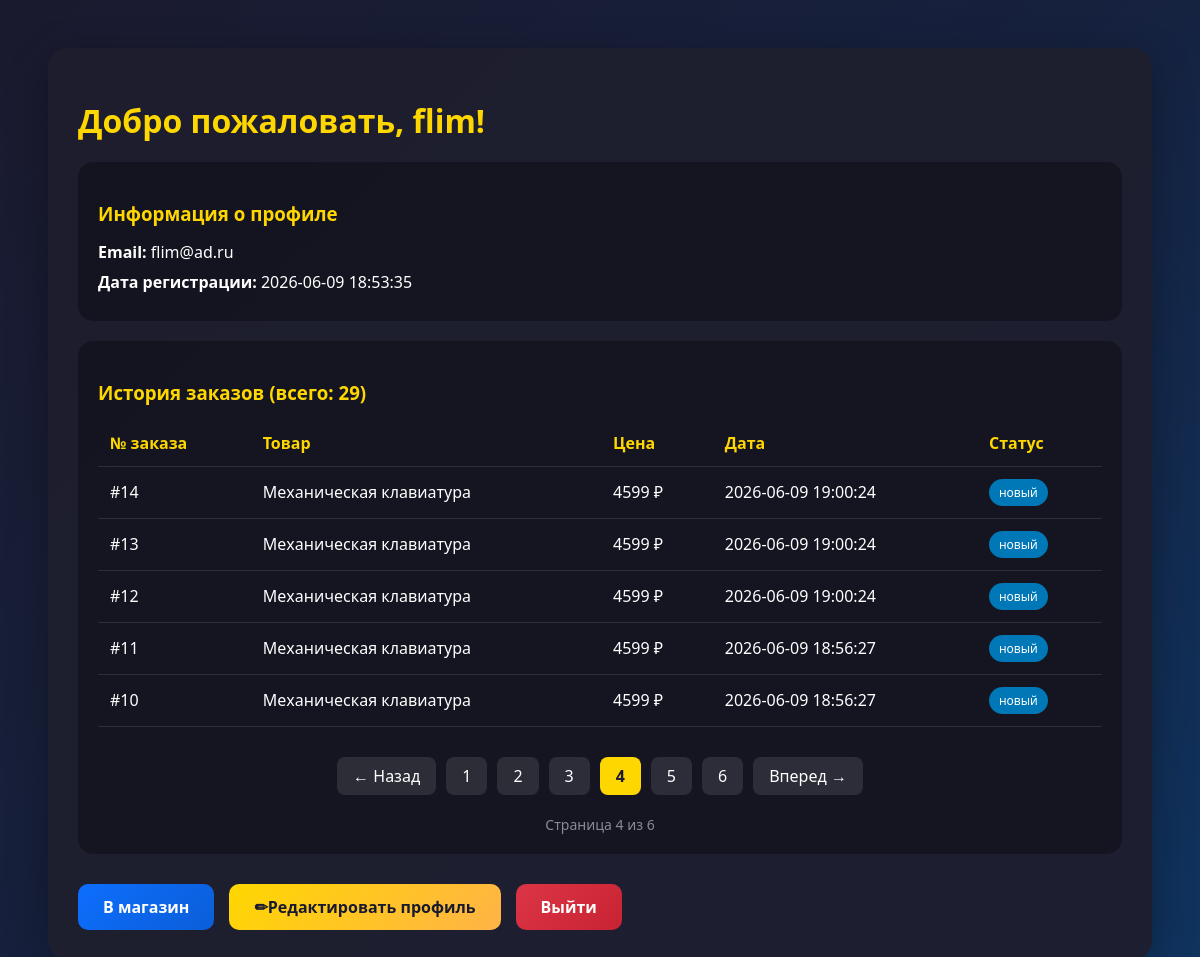
Page /dashboard/page/4 (signed in) on the committed database.
### tables this page shows
CREATE TABLE users (
            id INTEGER PRIMARY KEY AUTOINCREMENT,
            username TEXT UNIQUE NOT NULL,
            email TEXT UNIQUE NOT NULL,
            password TEXT NOT NULL,
            created_at TIMESTAMP DEFAULT CURRENT_TIMESTAMP);

CREATE TABLE orders (
            id INTEGER PRIMARY KEY AUTOINCREMENT,
            user_id INTEGER NOT NULL,
            product_id INTEGER NOT NULL,
            product_name TEXT NOT NULL,
            product_price INTEGER NOT NULL,
            order_date TIMESTAMP DEFAULT CURRENT_TIMESTAMP,
            status TEXT DEFAULT 'новый',
            FOREIGN KEY (user_id) REFERENCES users (id),
            FOREIGN KEY (product_id) REFERENCES products (id));

### app.py (the view)
@app.route('/dashboard')
@app.route('/dashboard/page/<int:page_num>')
def dashboard(page_num=1):
    if 'user_id' not in session:
        return redirect(url_for('login'))
    user_id = session['user_id']
    per_page = 5
    offset = (page_num - 1) * per_page
    conn = get_db_connection()
    user = conn.execute('SELECT * FROM users WHERE id = ?', (user_id,)).fetchone()
    total_orders = conn.execute('SELECT COUNT(*) FROM orders WHERE user_id = ?', (user_id,)).fetchone()[0]
    total_pages = (total_orders + per_page - 1) // per_page
    if total_pages == 0:
        total_pages = 1
    if page_num < 1:
        page_num = 1
    elif page_num > total_pages:
        page_num = total_pages
        offset = (page_num - 1) * per_page
    orders = conn.execute('''
        SELECT * FROM orders
        WHERE user_id = ?
        ORDER BY order_date DESC, id DESC
        LIMIT ? OFFSET ?
    ''', (user_id, per_page, offset)).fetchall()
    conn.close()
    if not user:
        session.clear()
        return redirect(url_for('login'))
    return render_template('dashboard.html',
                           user=user,
                           orders=orders,
                           current_page=page_num,
                           total_pages=total_pages,
                           total_orders=total_orders)

### app.py (called while the page is built)
def get_db_connection():
    conn = sqlite3.connect('database.db')
    conn.row_factory = sqlite3.Row
    return conn

### templates/dashboard.html (shortened to what this page needs)
<!DOCTYPE html>
<html lang="ru">
<head>
</head>
<body>
    <div class="dashboard-container">
        <h1>Добро пожаловать, {{ user.username }}!</h1>
        <div class="info-card">
            <h3>Информация о профиле</h3>
            <p><strong>Email:</strong> {{ user.email }}</p>
            <p><strong>Дата регистрации:</strong> {{ user.created_at }}</p>
        </div>
        <div class="orders-card">
            <h3>История заказов (всего: {{ total_orders }})</h3>
            {% if orders %}
            <table>
                <thead>
                    <tr>
                        <th>№ заказа</th>
                        <th>Товар</th>
                        <th>Цена</th>
                        <th>Дата</th>
                        <th>Статус</th>
                    </tr>
                </thead>
                <tbody>
                    {% for order in orders %}
                    <tr>
                        <td data-label="№ заказа">#{{ order.id }}</td>
                        <td data-label="Товар">{{ order.product_name }}</td>
                        <td data-label="Цена">{{ order.product_price }} ₽</td>
                        <td data-label="Дата">{{ order.order_date[:19] }}</td>
                        <td data-label="Статус"><span class="badge">{{ order.status }}</span></td>
                    </tr>
                    {% endfor %}
                </tbody>
            </table>
            {% if total_pages > 1 %}
            <div class="pagination">
                {% if current_page > 1 %}
                <a href="{{ url_for('dashboard', page_num=current_page-1) }}" class="page-link">← Назад</a>
                {% else %}
                <span class="page-link" style="opacity: 0.5; cursor: not-allowed;">← Назад</span>
                {% endif %}
                {% for p in range(1, total_pages + 1) %}
                    {% if p == current_page %}
                    <span class="page-current">{{ p }}</span>
                    {% else %}
                    <a href="{{ url_for('dashboard', page_num=p) }}" class="page-link">{{ p }}</a>
                    {% endif %}
                {% endfor %}
                {% if current_page < total_pages %}
                <a href="{{ url_for('dashboard', page_num=current_page+1) }}" class="page-link">Вперед →</a>
                {% else %}
                <span class="page-link" style="opacity: 0.5; cursor: not-allowed;">Вперед →</span>
                {% endif %}
            </div>
            <div class="page-info">
                Страница {{ current_page }} из {{ total_pages }}
            </div>
            {% endif %}
            {% else %}
            <p class="text-muted">У вас нет заказов. Перейдите в магазин, чтобы сделать первый заказ!</p>
            {% endif %}
        </div>
        <div class="btn-group">
            <a href="{{ url_for('index') }}" class="btn-primary">В магазин</a>
            <a href="{{ url_for('profile') }}" class="btn-warning">✏Редактировать профиль</a>
            <a href="{{ url_for('logout') }}" class="btn-danger">Выйти</a>
        </div>
    </div>
</body>
</html>

### templates/dashboard.html (style rules this page uses)
body { background: linear-gradient(135deg, #1a1a2e 0%, #16213e 50%, #0f3460 100%); min-height: 100vh; padding: 40px; font-family: 'Segoe UI', Tahoma, Geneva, Verdana, sans-serif; }
.dashboard-container { background: rgba(30, 30, 46, 0.95); border-radius: 20px; padding: 30px; color: white; box-shadow: 0 10px 40px rgba(0,0,0,0.3); max-width: 1200px; margin: 0 auto; }
h1 { color: #ffd700; margin-bottom: 20px; }
.info-card, .orders-card { background: rgba(0, 0, 0, 0.3); border-radius: 15px; padding: 20px; margin-top: 20px; }
h3 { color: #ffd700; margin-bottom: 15px; }
.info-card p { margin: 8px 0; }
table { width: 100%; border-collapse: collapse; }
th, td { padding: 12px; text-align: left; border-bottom: 1px solid rgba(255, 255, 255, 0.1); }
th { color: #ffd700; }
.badge { background: #0077b6; padding: 5px 10px; border-radius: 20px; font-size: 12px; display: inline-block; }
.btn-group { margin-top: 30px; display: flex; gap: 15px; flex-wrap: wrap; }
.btn-primary { background: linear-gradient(135deg, #0d6efd, #0b5ed7); border: none; padding: 12px 25px; color: white; font-weight: 600; border-radius: 10px; text-decoration: none; display: inline-block; }
.btn-warning { background: linear-gradient(135deg, #ffd700, #ffb347); border: none; padding: 12px 25px; color: #1a1a2e; font-weight: 600; border-radius: 10px; text-decoration: none; display: inline-block; }
.btn-danger { background: linear-gradient(135deg, #dc3545, #c82333); border: none; padding: 12px 25px; color: white; font-weight: 600; border-radius: 10px; text-decoration: none; display: inline-block; }
.pagination { display: flex; justify-content: center; align-items: center; gap: 10px; margin: 30px 0 20px; flex-wrap: wrap; }
.page-link { background: rgba(255, 255, 255, 0.1); padding: 8px 16px; border-radius: 8px; color: white; text-decoration: none; transition: 0.3s; }
.page-current { background: #ffd700; padding: 8px 16px; border-radius: 8px; color: #1a1a2e; font-weight: bold; }
.page-info { text-align: center; color: rgba(255, 255, 255, 0.5); margin-top: 10px; font-size: 14px; }

### rows in the picture
users: username "flim", email "flim@ad.ru", created_at "2026-06-09 18:53:35"
orders: id "14", product_name "Механическая клавиатура", product_price "4599", order_date "2026-06-09 19:00:24", status "новый"
orders: id "13", product_name "Механическая клавиатура", product_price "4599", order_date "2026-06-09 19:00:24", status "новый"
orders: id "12", product_name "Механическая клавиатура", product_price "4599", order_date "2026-06-09 19:00:24", status "новый"
orders: id "11", product_name "Механическая клавиатура", product_price "4599", order_date "2026-06-09 18:56:27", status "новый"
orders: id "10", product_name "Механическая клавиатура", product_price "4599", order_date "2026-06-09 18:56:27", status "новый"

### other values in the picture
{{ total_orders }} "29"
{{ p }} "1" "2" "3" "5" "6"
{{ p }} "4"
{{ current_page }} "4"
{{ total_pages }} "6"
